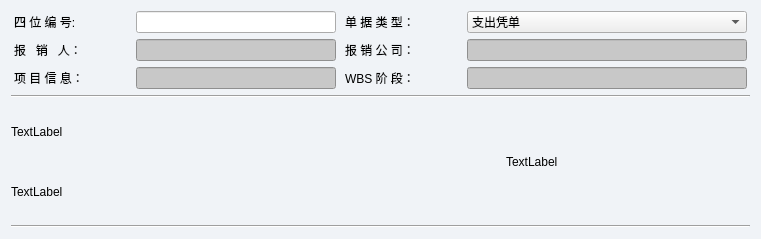
<?xml version="1.0" encoding="UTF-8"?>
<ui version="4.0">
 <class>UploadingInfoForm</class>
 <widget class="QWidget" name="UploadingInfoForm">
  <property name="geometry">
   <rect>
    <x>0</x>
    <y>0</y>
    <width>761</width>
    <height>239</height>
   </rect>
  </property>
  <property name="sizePolicy">
   <sizepolicy hsizetype="Expanding" vsizetype="Preferred">
    <horstretch>0</horstretch>
    <verstretch>0</verstretch>
   </sizepolicy>
  </property>
  <property name="windowTitle">
   <string>Form</string>
  </property>
  <property name="styleSheet">
   <string notr="true">QWidget#UploadingInfoForm{background-color: rgb(240, 243, 247);}
</string>
  </property>
  <layout class="QVBoxLayout" name="verticalLayout">
   <item>
    <layout class="QGridLayout" name="gridLayout">
     <item row="2" column="0">
      <layout class="QHBoxLayout" name="horizontalLayout_11">
       <item>
        <widget class="QLabel" name="label_5">
         <property name="sizePolicy">
          <sizepolicy hsizetype="Fixed" vsizetype="Preferred">
           <horstretch>0</horstretch>
           <verstretch>0</verstretch>
          </sizepolicy>
         </property>
         <property name="minimumSize">
          <size>
           <width>116</width>
           <height>0</height>
          </size>
         </property>
         <property name="maximumSize">
          <size>
           <width>116</width>
           <height>16777215</height>
          </size>
         </property>
         <property name="styleSheet">
          <string notr="true">color: rgb(0, 0, 0);
font: 75 12pt &quot;微软雅黑&quot;;</string>
         </property>
         <property name="text">
          <string>项 目 信 息：</string>
         </property>
        </widget>
       </item>
       <item>
        <widget class="QLineEdit" name="lineEdit_project">
         <property name="sizePolicy">
          <sizepolicy hsizetype="Fixed" vsizetype="Fixed">
           <horstretch>0</horstretch>
           <verstretch>0</verstretch>
          </sizepolicy>
         </property>
         <property name="minimumSize">
          <size>
           <width>200</width>
           <height>0</height>
          </size>
         </property>
         <property name="maximumSize">
          <size>
           <width>200</width>
           <height>16777215</height>
          </size>
         </property>
         <property name="styleSheet">
          <string notr="true">color: rgb(0, 0, 0);
font: 75 10pt &quot;微软雅黑&quot;;
background-color: rgb(200, 200, 200);</string>
         </property>
         <property name="readOnly">
          <bool>true</bool>
         </property>
        </widget>
       </item>
      </layout>
     </item>
     <item row="1" column="1">
      <layout class="QHBoxLayout" name="horizontalLayout_10">
       <item>
        <widget class="QLabel" name="label_4">
         <property name="sizePolicy">
          <sizepolicy hsizetype="Fixed" vsizetype="Preferred">
           <horstretch>0</horstretch>
           <verstretch>0</verstretch>
          </sizepolicy>
         </property>
         <property name="minimumSize">
          <size>
           <width>116</width>
           <height>0</height>
          </size>
         </property>
         <property name="maximumSize">
          <size>
           <width>116</width>
           <height>16777215</height>
          </size>
         </property>
         <property name="styleSheet">
          <string notr="true">color: rgb(0, 0, 0);
font: 75 12pt &quot;微软雅黑&quot;;</string>
         </property>
         <property name="text">
          <string>报 销 公 司：</string>
         </property>
        </widget>
       </item>
       <item>
        <widget class="QLineEdit" name="lineEdit_company">
         <property name="sizePolicy">
          <sizepolicy hsizetype="Fixed" vsizetype="Fixed">
           <horstretch>0</horstretch>
           <verstretch>0</verstretch>
          </sizepolicy>
         </property>
         <property name="minimumSize">
          <size>
           <width>280</width>
           <height>0</height>
          </size>
         </property>
         <property name="maximumSize">
          <size>
           <width>280</width>
           <height>16777215</height>
          </size>
         </property>
         <property name="styleSheet">
          <string notr="true">color: rgb(0, 0, 0);
font: 75 10pt &quot;微软雅黑&quot;;
background-color: rgb(200, 200, 200);</string>
         </property>
         <property name="readOnly">
          <bool>true</bool>
         </property>
        </widget>
       </item>
      </layout>
     </item>
     <item row="2" column="1">
      <layout class="QHBoxLayout" name="horizontalLayout_12">
       <item>
        <widget class="QLabel" name="label_6">
         <property name="sizePolicy">
          <sizepolicy hsizetype="Fixed" vsizetype="Preferred">
           <horstretch>0</horstretch>
           <verstretch>0</verstretch>
          </sizepolicy>
         </property>
         <property name="minimumSize">
          <size>
           <width>116</width>
           <height>0</height>
          </size>
         </property>
         <property name="maximumSize">
          <size>
           <width>116</width>
           <height>16777215</height>
          </size>
         </property>
         <property name="styleSheet">
          <string notr="true">color: rgb(0, 0, 0);
font: 75 12pt &quot;微软雅黑&quot;;</string>
         </property>
         <property name="text">
          <string>WBS 阶 段：</string>
         </property>
        </widget>
       </item>
       <item>
        <widget class="QLineEdit" name="lineEdit_wbs">
         <property name="sizePolicy">
          <sizepolicy hsizetype="Preferred" vsizetype="Fixed">
           <horstretch>0</horstretch>
           <verstretch>0</verstretch>
          </sizepolicy>
         </property>
         <property name="minimumSize">
          <size>
           <width>280</width>
           <height>0</height>
          </size>
         </property>
         <property name="maximumSize">
          <size>
           <width>280</width>
           <height>16777215</height>
          </size>
         </property>
         <property name="styleSheet">
          <string notr="true">color: rgb(0, 0, 0);
font: 75 10pt &quot;微软雅黑&quot;;
background-color: rgb(200, 200, 200);</string>
         </property>
         <property name="readOnly">
          <bool>true</bool>
         </property>
        </widget>
       </item>
      </layout>
     </item>
     <item row="1" column="0">
      <layout class="QHBoxLayout" name="horizontalLayout_9">
       <item>
        <widget class="QLabel" name="label_3">
         <property name="sizePolicy">
          <sizepolicy hsizetype="Fixed" vsizetype="Preferred">
           <horstretch>0</horstretch>
           <verstretch>0</verstretch>
          </sizepolicy>
         </property>
         <property name="minimumSize">
          <size>
           <width>116</width>
           <height>0</height>
          </size>
         </property>
         <property name="maximumSize">
          <size>
           <width>116</width>
           <height>16777215</height>
          </size>
         </property>
         <property name="styleSheet">
          <string notr="true">color: rgb(0, 0, 0);
font: 75 12pt &quot;微软雅黑&quot;;</string>
         </property>
         <property name="text">
          <string>报   销   人：</string>
         </property>
        </widget>
       </item>
       <item>
        <widget class="QLineEdit" name="lineEdit_name">
         <property name="sizePolicy">
          <sizepolicy hsizetype="Fixed" vsizetype="Fixed">
           <horstretch>0</horstretch>
           <verstretch>0</verstretch>
          </sizepolicy>
         </property>
         <property name="minimumSize">
          <size>
           <width>200</width>
           <height>0</height>
          </size>
         </property>
         <property name="maximumSize">
          <size>
           <width>200</width>
           <height>16777215</height>
          </size>
         </property>
         <property name="styleSheet">
          <string notr="true">color: rgb(0, 0, 0);
font: 75 10pt &quot;微软雅黑&quot;;
background-color: rgb(200, 200, 200);</string>
         </property>
         <property name="readOnly">
          <bool>true</bool>
         </property>
        </widget>
       </item>
      </layout>
     </item>
     <item row="0" column="0">
      <layout class="QHBoxLayout" name="horizontalLayout_6">
       <item>
        <widget class="QLabel" name="label">
         <property name="sizePolicy">
          <sizepolicy hsizetype="Fixed" vsizetype="Preferred">
           <horstretch>0</horstretch>
           <verstretch>0</verstretch>
          </sizepolicy>
         </property>
         <property name="minimumSize">
          <size>
           <width>116</width>
           <height>0</height>
          </size>
         </property>
         <property name="maximumSize">
          <size>
           <width>116</width>
           <height>16777215</height>
          </size>
         </property>
         <property name="styleSheet">
          <string notr="true">color: rgb(0, 0, 0);
font: 75 12pt &quot;微软雅黑&quot;;</string>
         </property>
         <property name="text">
          <string>四 位 编 号:</string>
         </property>
        </widget>
       </item>
       <item>
        <widget class="QLineEdit" name="lineEdit_fourcode">
         <property name="sizePolicy">
          <sizepolicy hsizetype="Fixed" vsizetype="Fixed">
           <horstretch>0</horstretch>
           <verstretch>0</verstretch>
          </sizepolicy>
         </property>
         <property name="minimumSize">
          <size>
           <width>200</width>
           <height>0</height>
          </size>
         </property>
         <property name="maximumSize">
          <size>
           <width>200</width>
           <height>16777215</height>
          </size>
         </property>
         <property name="styleSheet">
          <string notr="true">color: rgb(0, 0, 0);
font: 75 10pt &quot;微软雅黑&quot;;</string>
         </property>
         <property name="maxLength">
          <number>4</number>
         </property>
        </widget>
       </item>
      </layout>
     </item>
     <item row="0" column="1">
      <layout class="QHBoxLayout" name="horizontalLayout_7">
       <item>
        <widget class="QLabel" name="label_2">
         <property name="sizePolicy">
          <sizepolicy hsizetype="Fixed" vsizetype="Preferred">
           <horstretch>0</horstretch>
           <verstretch>0</verstretch>
          </sizepolicy>
         </property>
         <property name="minimumSize">
          <size>
           <width>116</width>
           <height>0</height>
          </size>
         </property>
         <property name="maximumSize">
          <size>
           <width>116</width>
           <height>16777215</height>
          </size>
         </property>
         <property name="styleSheet">
          <string notr="true">color: rgb(0, 0, 0);
font: 75 12pt &quot;微软雅黑&quot;;</string>
         </property>
         <property name="text">
          <string>单 据 类 型：</string>
         </property>
        </widget>
       </item>
       <item>
        <widget class="QComboBox" name="comboBox">
         <property name="sizePolicy">
          <sizepolicy hsizetype="Preferred" vsizetype="Fixed">
           <horstretch>0</horstretch>
           <verstretch>0</verstretch>
          </sizepolicy>
         </property>
         <property name="minimumSize">
          <size>
           <width>280</width>
           <height>0</height>
          </size>
         </property>
         <property name="maximumSize">
          <size>
           <width>280</width>
           <height>16777215</height>
          </size>
         </property>
         <property name="layoutDirection">
          <enum>Qt::LeftToRight</enum>
         </property>
         <property name="styleSheet">
          <string notr="true"/>
         </property>
         <item>
          <property name="text">
           <string>支出凭单</string>
          </property>
         </item>
         <item>
          <property name="text">
           <string>差旅报销单</string>
          </property>
         </item>
         <item>
          <property name="text">
           <string>支票领用单</string>
          </property>
         </item>
         <item>
          <property name="text">
           <string>照明所-支出凭单</string>
          </property>
         </item>
         <item>
          <property name="text">
           <string>照明所-差旅报销单</string>
          </property>
         </item>
         <item>
          <property name="text">
           <string>照明所-支票领用单</string>
          </property>
         </item>
        </widget>
       </item>
      </layout>
     </item>
    </layout>
   </item>
   <item>
    <widget class="Line" name="line_2">
     <property name="orientation">
      <enum>Qt::Horizontal</enum>
     </property>
    </widget>
   </item>
   <item>
    <layout class="QHBoxLayout" name="horizontalLayout_13">
     <item>
      <layout class="QVBoxLayout" name="verticalLayout_2">
       <item>
        <layout class="QHBoxLayout" name="horizontalLayout_3">
         <item>
          <widget class="QLabel" name="label_amount">
           <property name="sizePolicy">
            <sizepolicy hsizetype="Expanding" vsizetype="Preferred">
             <horstretch>0</horstretch>
             <verstretch>0</verstretch>
            </sizepolicy>
           </property>
           <property name="styleSheet">
            <string notr="true">color: rgb(0, 0, 0);
font: 75 12pt &quot;微软雅黑&quot;;</string>
           </property>
           <property name="text">
            <string>TextLabel</string>
           </property>
          </widget>
         </item>
        </layout>
       </item>
       <item>
        <layout class="QHBoxLayout" name="horizontalLayout_2">
         <item>
          <widget class="QLabel" name="label_sumprice">
           <property name="sizePolicy">
            <sizepolicy hsizetype="Expanding" vsizetype="Preferred">
             <horstretch>0</horstretch>
             <verstretch>0</verstretch>
            </sizepolicy>
           </property>
           <property name="styleSheet">
            <string notr="true">color: rgb(0, 0, 0);
font: 75 12pt &quot;微软雅黑&quot;;</string>
           </property>
           <property name="text">
            <string>TextLabel</string>
           </property>
          </widget>
         </item>
        </layout>
       </item>
      </layout>
     </item>
     <item>
      <spacer name="horizontalSpacer_2">
       <property name="orientation">
        <enum>Qt::Horizontal</enum>
       </property>
       <property name="sizeType">
        <enum>QSizePolicy::Expanding</enum>
       </property>
       <property name="sizeHint" stdset="0">
        <size>
         <width>40</width>
         <height>20</height>
        </size>
       </property>
      </spacer>
     </item>
     <item>
      <widget class="QLabel" name="label_date">
       <property name="sizePolicy">
        <sizepolicy hsizetype="Expanding" vsizetype="Preferred">
         <horstretch>0</horstretch>
         <verstretch>0</verstretch>
        </sizepolicy>
       </property>
       <property name="styleSheet">
        <string notr="true">color: rgb(0, 0, 0);
font: 75 12pt &quot;微软雅黑&quot;;</string>
       </property>
       <property name="text">
        <string>TextLabel</string>
       </property>
      </widget>
     </item>
    </layout>
   </item>
   <item>
    <widget class="Line" name="line">
     <property name="orientation">
      <enum>Qt::Horizontal</enum>
     </property>
    </widget>
   </item>
  </layout>
  <zorder>line</zorder>
  <zorder>line_2</zorder>
  <zorder></zorder>
  <zorder></zorder>
 </widget>
 <resources/>
 <connections/>
</ui>
